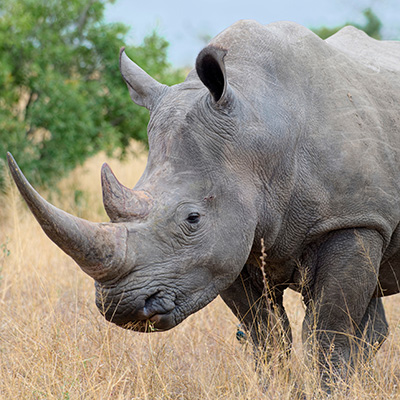
%> input picture lab2/rhino.jpg, 400 x 400 px
$ octave test1.m   (GNU Octave 9; MATLAB toolbox functions it lacks are replaced by stand-ins)
%> lines starting %> are read from the running program, lines starting %| are printed output that depends on the picture
### lab2/lowpassfilter.m
% LOWPASSFILTER - Constructs a low-pass butterworth filter.
%
% usage: f = lowpassfilter(sze, cutoff, n)
%
% where: sze    is a two element vector specifying the size of filter
%               to construct [rows cols].
%        cutoff is the cutoff frequency of the filter 0 - 0.5
%        n      is the order of the filter, the higher n is the sharper
%               the transition is. (n must be an integer >= 1).
%               Note that n is doubled so that it is always an even integer.
%
%                      1
%      f =    --------------------
%                              2n
%              1.0 + (w/cutoff)
%
% The frequency origin of the returned filter is at the corners.
%
% See also: HIGHPASSFILTER, HIGHBOOSTFILTER, BANDPASSFILTER, FILTERGRID
%

% Copyright (c) 1999 Peter Kovesi
% School of Computer Science & Software Engineering
% The University of Western Australia
% http://www.csse.uwa.edu.au/
%
% Permission is hereby granted, free of charge, to any person obtaining a copy
% of this software and associated documentation files (the "Software"), to deal
% in the Software without restriction, subject to the following conditions:
%
% The above copyright notice and this permission notice shall be included in
% all copies or substantial portions of the Software.
%
% The Software is provided "as is", without warranty of any kind.

% October 1999
% August  2005 - Fixed up frequency ranges for odd and even sized filters
%                (previous code was a bit approximate)
% September 2017 - Changed to use filtergrid()

function f = lowpassfilter(sze, cutoff, n)

    if cutoff < 0 | cutoff > 0.5
	error('cutoff frequency must be between 0 and 0.5');
    end

    if rem(n,1) ~= 0 | n < 1
	error('n must be an integer >= 1');
    end

    if length(sze) == 1
	rows = sze; cols = sze;
    else
	rows = sze(1); cols = sze(2);
    end

    [radius, u1, u2] = filtergrid(rows,cols);

    f = 1.0 ./ (1.0 + (radius ./ cutoff).^(2*n));   % The filter


### lab2/filtergrid.m
% FILTERGRID Generates grid for constructing frequency domain filters
%
% Usage:  [radius, u1, u2] = filtergrid(rows, cols)
%         [radius, u1, u2] = filtergrid([rows, cols])
%
% Arguments:  rows, cols - Size of image/filter
%
% Returns:        radius - Grid of size [rows cols] containing normalised
%                          radius values from 0 to 0.5.  Grid is quadrant
%                          shifted so that 0 frequency is at radius(1,1)
%                 u1, u2 - Grids containing normalised frequency values
%                          ranging from -0.5 to 0.5 in x and y directions
%                          respectively. u1 and u2 are quadrant shifted.
%
% Used by PHASECONGMONO, PHASECONG3 etc etc
%
% See also: WAVENUMBERGRID

% Copyright (c) 1996-2017 Peter Kovesi
% Centre for Exploration Targeting
% The University of Western Australia
% peter.kovesi at uwa edu au
%
% Permission is hereby granted, free of charge, to any person obtaining a copy
% of this software and associated documentation files (the "Software"), to deal
% in the Software without restriction, subject to the following conditions:
%
% The above copyright notice and this permission notice shall be included in
% all copies or substantial portions of the Software.
%
% The Software is provided "as is", without warranty of any kind.
%
% May 2013
% September 2017 Correction to setting up matrices of frequency values for
%                odd sized images.

function [radius, u1, u2] = filtergrid(rows, cols)

    % Handle case where rows, cols has been supplied as a 2-vector
    if nargin == 1 & length(rows) == 2
        tmp = rows;
        rows = tmp(1);
        cols = tmp(2);
    end

    % Set up X and Y spatial frequency matrices, u1 and u2 The following code
    % adjusts things appropriately for odd and even values of rows and columns
    % so that the 0 frequency point is placed appropriately.  See
    % https://blogs.uoregon.edu/seis/wiki/unpacking-the-matlab-fft/
    if mod(cols,2)
        u1range = [-(cols-1)/2:(cols-1)/2]/cols;
    else
        u1range = [-cols/2:(cols/2-1)]/cols;
    end

    if mod(rows,2)
        u2range = [-(rows-1)/2:(rows-1)/2]/rows;
    else
        u2range = [-rows/2:(rows/2-1)]/rows;
    end

    [u1,u2] = meshgrid(u1range, u2range);

    % Quadrant shift so that filters are constructed with 0 frequency at
    % the corners
    u1 = ifftshift(u1);
    u2 = ifftshift(u2);

    % Construct spatial frequency values in terms of normalised radius from
    % centre.
    radius = sqrt(u1.^2 + u2.^2);


### lab2/test1.m
% Isaac Bergl
% 22710992
% lab02

% Note: Subplot of imaqges is labelled as a matrix - each label corresponds
%       to the whole row/columns

% Clear Environment
    clear;
    clc;
        f = figure();
    f.Position = [100 0 1200 800];


%% Hyper Parameters

    lowPassImageName = 'rhino.jpg';
    highPassImageName = 'frog.jpg';

    lowPass_c = 0.038;
    lowPass_n = 2;

    highPass_c = 0.2;
    highPass_n = 2;


%% Scripting


% Import Images
    % low-pass
        lowPassImage = rgb2gray(imread(lowPassImageName));
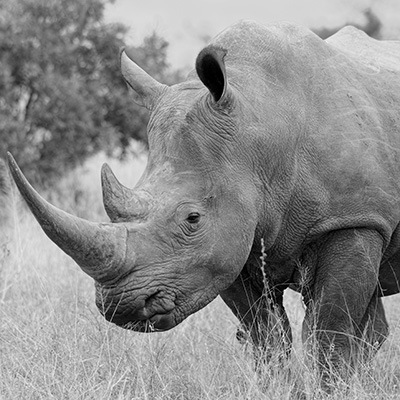
%> lowPassImage: size 400x400 uint8; min 0, max 252, mean 139.1
        subplot(3, 3, 1);
        imshow(lowPassImage);

    % high-pass
        highPassImage = rgb2gray(imread(highPassImageName));
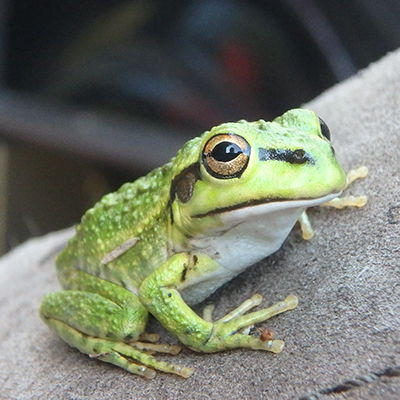
%> input picture lab2/frog.jpg, 400 x 400 px
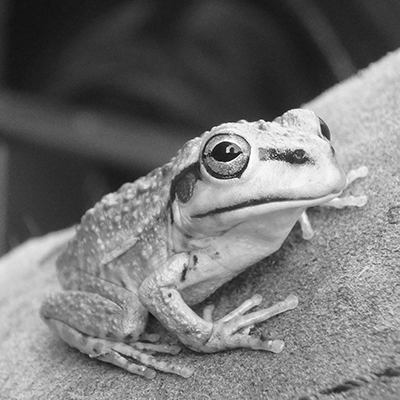
%> highPassImage: size 400x400 uint8; min 1, max 255, mean 115.9
        subplot(3, 3, 4);
        imshow(highPassImage);

% Apply 2D Fourier Transform
    % low-pass
        lowPassFFT = fft2(lowPassImage);

    % high-pass
        highPassFFT = fft2(highPassImage);

% Create and Apply Filters
    % low-pass
        lowPassFilter = lowpassfilter(size(lowPassFFT), lowPass_c, lowPass_n);
        lowPassFiltered = lowPassFFT.*lowPassFilter;
        subplot(3, 3, 2);
        imagesc(abs(fftshift(lowPassFiltered)));
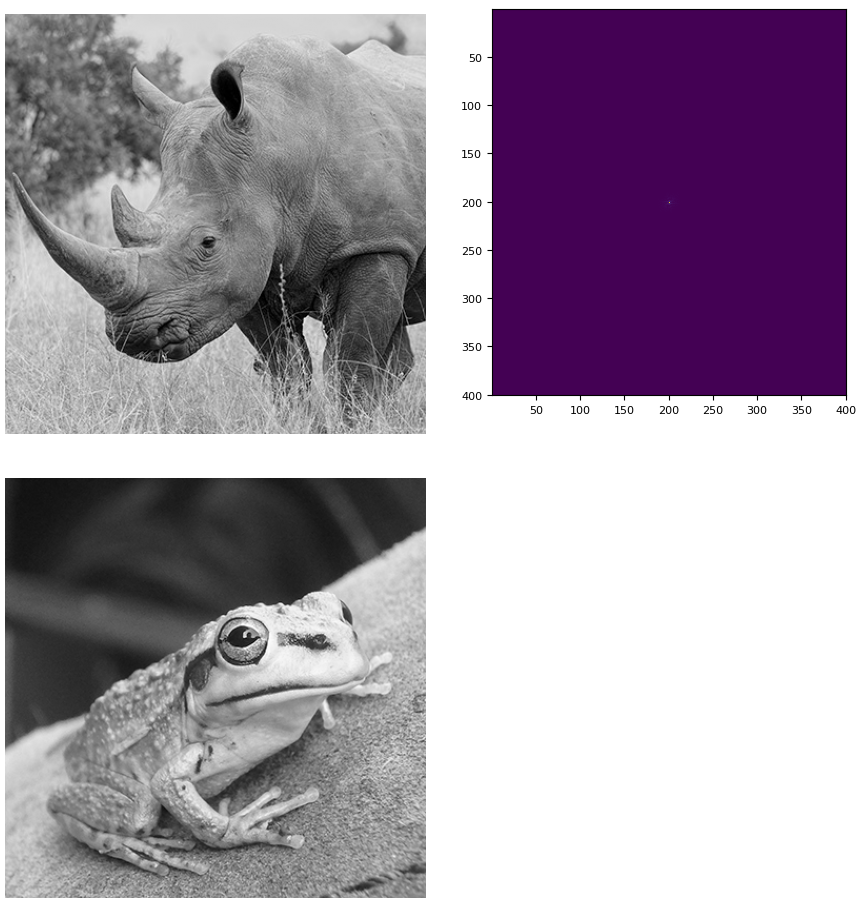
%> figure redrawn from the program's plot data, 3 panels

    % high-pass
%> (the run ends here)
